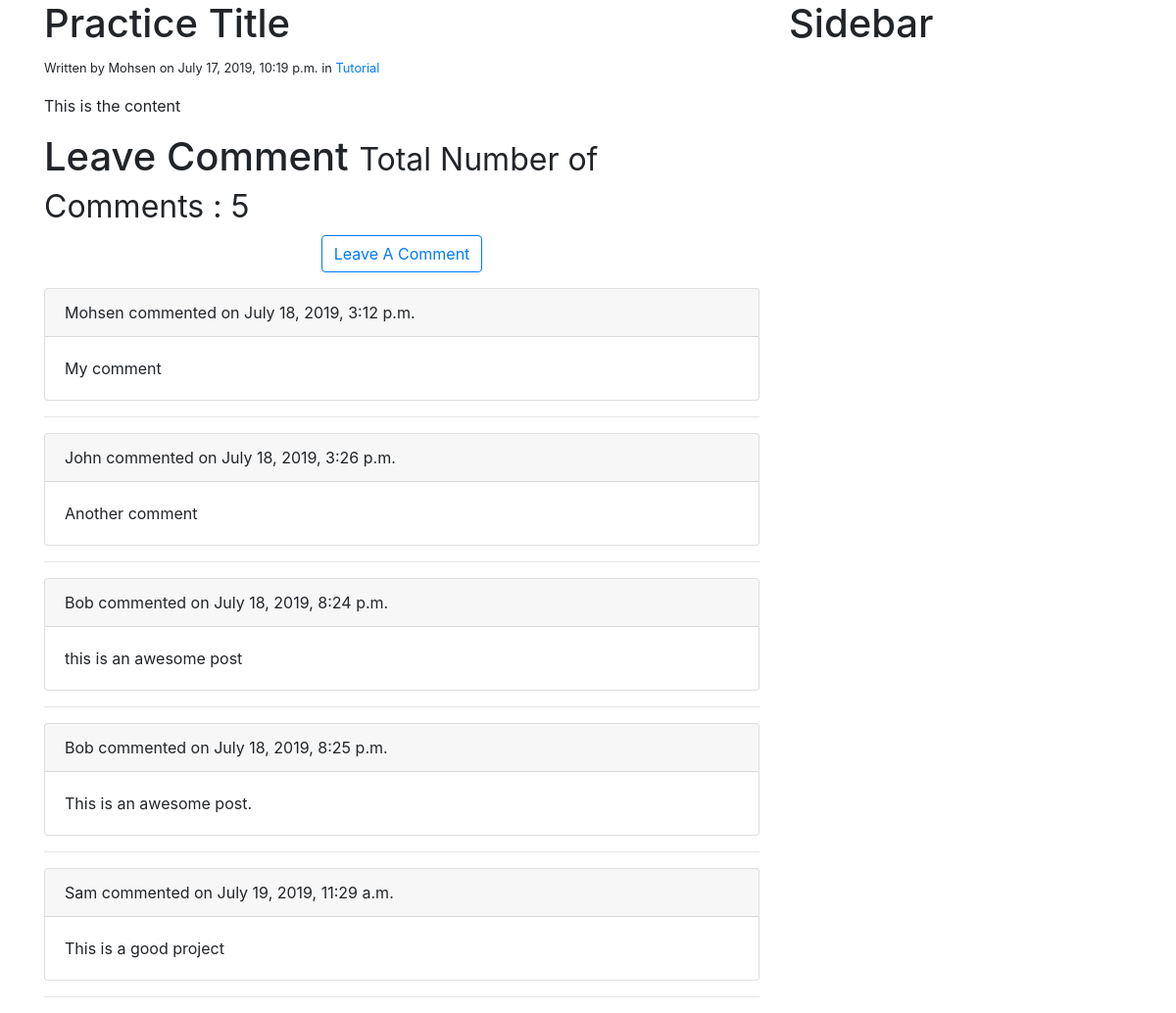
Page /blog/practice-title/ on the committed database.
### blog/models.py (models this page shows, shortened)
class Post(models.Model):
    STATUS_CHOICES = (
        ('draft','Draft'),
        ('published', 'Published'),
    )
    category = models.ForeignKey(Category,null=True, on_delete=models.DO_NOTHING)
    title = models.CharField(max_length=250)
    slug = models.SlugField(max_length=250, unique=True)
    content = models.TextField()
    seo_title = models.CharField(max_length=250)
    seo_description = models.CharField(max_length=160)
    author = models.ForeignKey(User, related_name='blog_post', on_delete=models.CASCADE,)
    published = models.DateTimeField(default=timezone.now)
    created = models.DateTimeField(auto_now_add=True)
    updated = models.DateTimeField(auto_now=True)
    status = models.CharField(max_length=9, choices=STATUS_CHOICES, default ='draft')

class Category(models.Model):
    name=models.CharField( max_length=250)
    slug=models.SlugField(max_length=250, unique=True)
    class Meta:
        ordering =('name',)
        verbose_name ='category'
        verbose_name_plural = 'categories'
    def get_absolute_url(self):
        return reverse("blog:list_of_post_by_category", args=[self.slug])
    def __str__(self):
        return self.name

class Comment(models.Model):
    post = models.ForeignKey(Post, related_name='comments', on_delete=models.DO_NOTHING)
    user = models.CharField(max_length=250)
    email = models.EmailField()
    body = models.TextField()
    created = models.DateTimeField(auto_now_add=True)
    approved = models.BooleanField(default=False)
    def approved(self):
        self.approved = True
        self.save()

### blog/views.py (the view)
# urls.py: path('<slug>/', views.post_detail, name="post_detail"),
def post_detail(request, slug):
    post = get_object_or_404(Post, slug=slug)
    context = {'post': post}
    if post.status == 'published':
        template = 'blog/post/post_detail.html'
        return render(request, template, context)
    else:
        template = 'blog/post/post_preview.html'
        return render(request, template, context)

### blog/templates/blog/post/post_preview.html (shortened to what this page needs)
{%  extends 'blog/base.html' %}
{% block content %}
<div class="row">
    <div class="col-md-8">
        <div class="page-header">
            <h1>{{post.title}}</h1>
        </div>
        <small>Written by {{ post.author}} on {{post.published}} in <a href="{{post.category.get_absolute_url}}">{{post.category}}</a></small>
        <p>{{post.content|linebreaks}}</p>
        <div class="page-header">
            <h1>Leave Comment <small>Total Number of Comments : {{post.comments.count}}</small></h1>
        </div>
        <p class="text-center">
            <button type="button" class="btn btn-outline-primary">
            <a href="{% url 'blog:add_comment' slug=post.slug %}">Leave A Comment</a>
            </button>
        </p>
            {% for comment in post.comments.all %}
            <div class="card">
                    <div class="card-header">
                        {{ comment.user}} commented on {{ comment.created}}
                    </div>
                    <div class="card-body">
                      <p class="card-text">{{ comment.body}}</p>
                    </div>
                  </div>
            <hr>
            {% empty %}
            <p>There is no comments</p>
        {%endfor%}
    </div>
    <div class="col-md-4">
        <div class="page-header">
            <h1>Sidebar</h1>
        </div>
</div>
{% endblock %}

### rows in the picture
Post: title "Practice Title", author "Mohsen", published "July 17, 2019, 10:19 p.m.", category "Tutorial", content "This is the content", comments.count "5"
Comment: user "Mohsen", created "July 18, 2019, 3:12 p.m.", body "My comment"
Comment: user "John", created "July 18, 2019, 3:26 p.m.", body "Another comment"
Comment: user "Bob", created "July 18, 2019, 8:24 p.m.", body "this is an awesome post"
Comment: user "Bob", created "July 18, 2019, 8:25 p.m.", body "This is an awesome post."
Comment: user "Sam", created "July 19, 2019, 11:29 a.m.", body "This is a good project"
